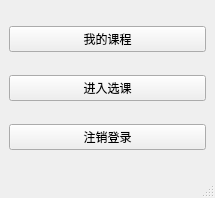
<?xml version="1.0" encoding="UTF-8"?>
<ui version="4.0">
 <class>StudentMainWindowClass</class>
 <widget class="QMainWindow" name="StudentMainWindowClass">
  <property name="geometry">
   <rect>
    <x>0</x>
    <y>0</y>
    <width>215</width>
    <height>198</height>
   </rect>
  </property>
  <property name="windowTitle">
   <string>学生主界面</string>
  </property>
  <widget class="QWidget" name="centralwidget">
   <layout class="QVBoxLayout" name="verticalLayout">
    <item>
     <widget class="QPushButton" name="pushButton">
      <property name="text">
       <string>我的课程</string>
      </property>
     </widget>
    </item>
    <item>
     <widget class="QPushButton" name="pushButton_2">
      <property name="text">
       <string>进入选课</string>
      </property>
     </widget>
    </item>
    <item>
     <widget class="QPushButton" name="pushButton_4">
      <property name="text">
       <string>注销登录</string>
      </property>
     </widget>
    </item>
   </layout>
  </widget>
  <widget class="QMenuBar" name="menubar">
   <property name="geometry">
    <rect>
     <x>0</x>
     <y>0</y>
     <width>215</width>
     <height>23</height>
    </rect>
   </property>
  </widget>
  <widget class="QStatusBar" name="statusbar"/>
 </widget>
 <resources/>
 <connections>
  <connection>
   <sender>pushButton</sender>
   <signal>clicked()</signal>
   <receiver>StudentMainWindowClass</receiver>
   <slot>ShowOwnCourse()</slot>
   <hints>
    <hint type="sourcelabel">
     <x>55</x>
     <y>67</y>
    </hint>
    <hint type="destinationlabel">
     <x>56</x>
     <y>218</y>
    </hint>
   </hints>
  </connection>
  <connection>
   <sender>pushButton_2</sender>
   <signal>clicked()</signal>
   <receiver>StudentMainWindowClass</receiver>
   <slot>SelectCourse()</slot>
   <hints>
    <hint type="sourcelabel">
     <x>169</x>
     <y>109</y>
    </hint>
    <hint type="destinationlabel">
     <x>170</x>
     <y>225</y>
    </hint>
   </hints>
  </connection>
  <connection>
   <sender>pushButton_4</sender>
   <signal>clicked()</signal>
   <receiver>StudentMainWindowClass</receiver>
   <slot>Exit()</slot>
   <hints>
    <hint type="sourcelabel">
     <x>205</x>
     <y>151</y>
    </hint>
    <hint type="destinationlabel">
     <x>323</x>
     <y>216</y>
    </hint>
   </hints>
  </connection>
 </connections>
 <slots>
  <slot>ShowOwnCourse()</slot>
  <slot>SelectCourse()</slot>
  <slot>Exit()</slot>
 </slots>
</ui>
